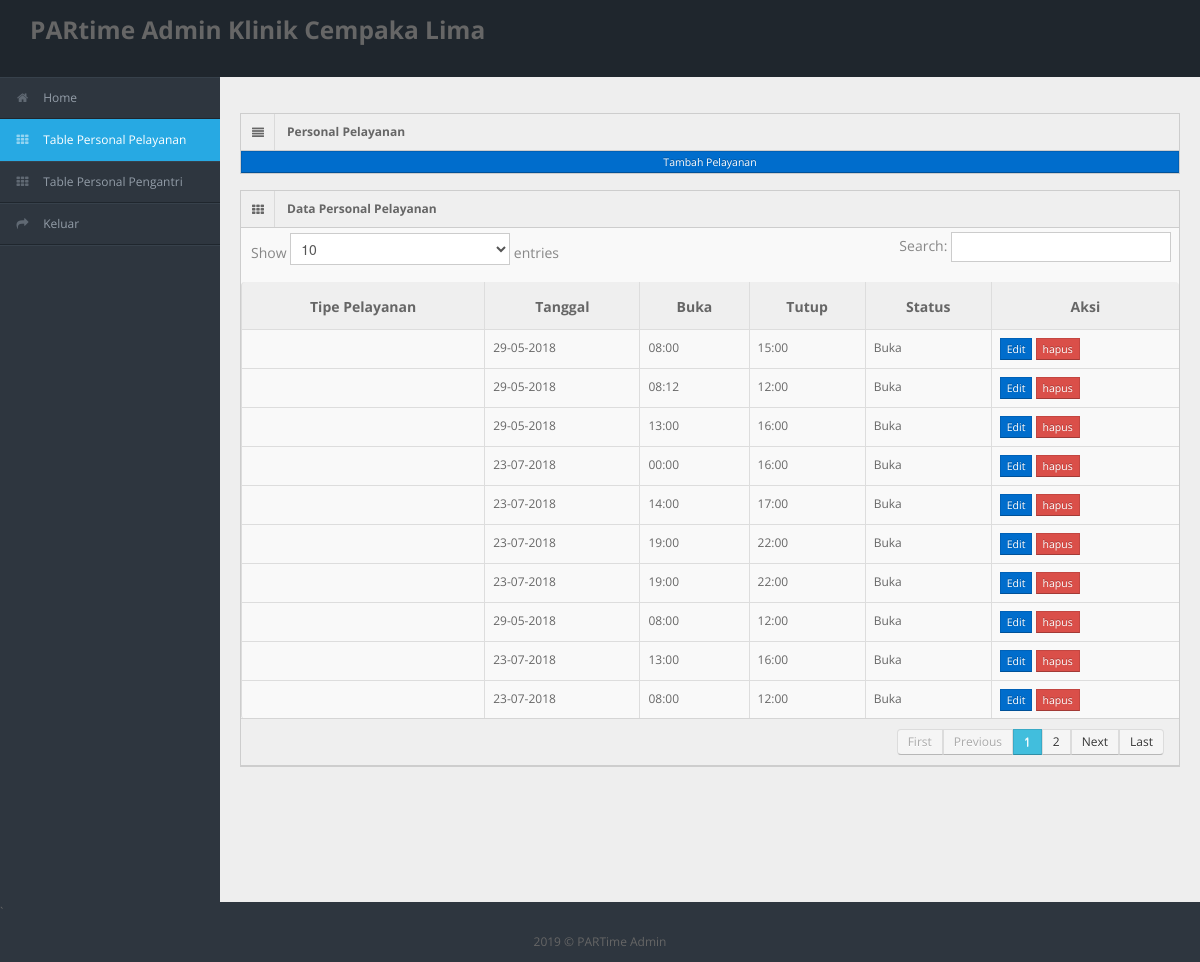
/PARtime2/tables_bank.php (signed in), run on the app's committed database.
### tables this page shows
CREATE TABLE `cempaka` (
  `id` int(100) NOT NULL,
  `nama` varchar(100) DEFAULT NULL,
  `spesialis` varchar(100) DEFAULT NULL,
  `tanggal` date DEFAULT NULL,
  `buka` varchar(100) DEFAULT NULL,
  `tutup` varchar(100) DEFAULT NULL,
  `status` varchar(10) DEFAULT NULL
);

### PARtime2/tables_bank.php (the view, shortened to what this page needs)
<?php
  include ('app/conn.php');
  $tabel = $_SESSION["tabel"];
  	$tomboladd = show;
?>
<div id="header">
  <h3 class="span12"><a>PARtime Admin <?php echo  $_SESSION["titel"] ;  ?></a></h3>
</div>
<div id="sidebar"> <a href="#" class="visible-phone"><i class="icon icon-th"></i>Tables</a>
    <ul>
      <li><a href="index_master_bank.php"><i class="icon icon-home"></i> <span>Home</span></a> </li>
      <li class="active"><a href="tables_bank.php"><i class="icon icon-th"></i> <span>Table Personal Pelayanan</span></a></li>
      <li><a href="pengantri_bank.php"><i class="icon icon-th"></i> <span>Table Personal Pengantri</span></a></li>
      <li> <a onclick="return confirm('Apakah yakin keluar?')" name="keluar" href="app/logout.php"><i class="icon icon-share-alt"></i> <span>Keluar</span></a></li>
    </ul>
</div>
<div id="content">
  <div class="container-fluid">
    <div class="row-fluid">
      <div class="span12">
        <div class="widget-box">
          <div class="widget-title"> <span class="icon"> <i class="icon-align-justify"></i> </span>
            <h5>Personal Pelayanan</h5>
          </div>
            <div class="widget-content nopadding">
				<a href="tables_bank.php?tambah" class="btn btn-primary btn-mini  <?php echo $tomboladd;?>" >Tambah Pelayanan</a>
            </div>
          </div>
        </div>
        <div class="widget-box">
          <div class="widget-title"> <span class="icon"><i class="icon-th"></i></span>
            <h5>Data Personal Pelayanan</h5>
          </div>
          <div class="widget-content nopadding">
            <table class="table table-bordered data-table">
              <thead>
                <tr>
                  <th><h5>Tipe Pelayanan</h5></th>
                  <th><h5>Tanggal</h5></th>
                  <th><h5>Buka</h5></th>
                  <th><h5>Tutup</h5></th>
                  <th><h5>Status</h5></th>
                  <th><h5>Aksi</h5></th>
                </tr>
              </thead>
                  <tbody>
                <?php
                $query = mysqli_query($connect,"SELECT * FROM $tabel" );
                while ($data=mysqli_fetch_array($query))
                {
                  $tanggal = $data['tanggal'];?>
                    <tr class="grade">
                      <td><?php echo $data['type_loket']; ?></td>
                      <td><?php echo date("d-m-Y", strtotime($tanggal));?></td>
                      <td><?php echo $data['buka']; ?></td>
                      <td><?php echo $data['tutup']; ?></td>
                      <td><?php echo $data['status'];?></td>
                      <td><a href="tables_bank.php?edit=<?php echo $data['id']; ?>" class="btn btn-primary btn-mini" >Edit</a>
                          <a onclick="return confirm('Apakah yakin menghapus data?')" <?php echo "href='app/crud_bank.php?delete=$data[id]'"?> class='btn btn-danger btn-mini'>hapus</a>
                      </td>
                    </tr>
                <?php } ?>
                  </tbody>
            </table>
          </div>
        </div>
    </div>
  </div>
</div>
<div class="row-fluid">`
  <div id="footer" class="span12"> <?php echo date("Y");?> &copy; PARTime Admin</div>
</div>

### PARtime2/css/matrix-style.css (style rules this page uses)
* { outline:none !important; -moz-outline: none !important; }
html, body { height:100% }
body { overflow-x: hidden; margin-top: -10px; font-family: 'Open Sans', sans-serif; font-size:12px; color:#666; }
a { color:#666; }
select, textarea, input[type="text"], input[type="password"], input[type="datetime"], input[type="datetime-local"], input[type="date"], input[type="month"], input[type="time"], input[type="week"], input[type="number"], input[type="email"], input[type="url"], input[type="search"], input[type="tel"], input[type="color"], .uneditable-input, .label, .dropdown-menu, .btn, .well, .progress, .table-bordered, .btn-group > .btn:first-child, .btn-group > .btn:last-child, .btn-group > .btn:last-child, .btn-group > .dropdown-toggle, .alert { border-radius:0px; }
.btn, textarea, input[type="text"], input[type="password"], input[type="datetime"], input[type="datetime-local"], input[type="date"], input[type="month"], input[type="time"], input[type="week"], input[type="number"], input[type="email"], input[type="url"], input[type="search"], input[type="tel"], input[type="color"], .uneditable-input { box-shadow:none; }
.progress, .progress-success .bar, .progress .bar-success, .progress-warning .bar, .progress .bar-warning, .progress-danger .bar, .progress .bar-danger, .progress-info .bar, .progress .bar-info, .btn, .btn-primary { background-image:none; }
#footer { padding:10px; text-align:center; }
#header { height: 77px; position: relative; width: 100%; z-index: -9; }
#user-nav > ul > li > a > i, #sidebar li a i { opacity: .5; margin-top: 2px; }
#sidebar { display: block; float: left; position: relative; width: 220px; z-index: 16; }
#sidebar > ul { list-style: none; margin: 0px 0 0; padding: 0; position: absolute; width: 220px; }
#sidebar > ul > li { display: block; position: relative; }
#sidebar > ul > li > a { padding: 10px 0 10px 15px; display: block; color: #939da8; }
#sidebar > ul > li > a > i { margin-right: 10px; }
#sidebar > ul > li.active > a { background: url("../img/menu-active.png") no-repeat scroll right center transparent !important; text-decoration:none; }
#content { background: none repeat scroll 0 0 #eeeeee; margin-left: 220px; margin-right: 0; padding-bottom: 25px; position: relative; min-height:100%; width: auto; }
.container-fluid .row-fluid:first-child { margin-top: 20px; }
.stat-boxes .peity_bar_good, .stat-boxes .peity_line_good, { color: #459D1C; }
.widget-box { background: none repeat scroll 0 0 #F9F9F9; border-left: 1px solid #CDCDCD; border-top: 1px solid #CDCDCD; border-right: 1px solid #CDCDCD; clear: both; margin-top: 16px; margin-bottom: 16px; position: relative; }
.widget-title, .modal-header, .table th, div.dataTables_wrapper .ui-widget-header { background:#efefef; border-bottom: 1px solid #CDCDCD; height: 36px; }
.widget-title span.icon { padding: 9px 10px 7px 11px; float: left; border-right:1px solid #dadada; }
.widget-title h5 { color: #666; float: left; font-size: 12px; font-weight: bold; padding: 12px; line-height: 12px; margin: 0; }
.widget-content { padding:15px; border-bottom: 1px solid #cdcdcd; }
.table th { height: auto; font-size: 10px; padding: 5px 10px 2px; border-bottom: 0; text-align: center; color: #666666; }
.nopadding { padding: 0 !important; }
.nopadding .table { margin-bottom: 0; }
.nopadding .table-bordered { border: 0; }

### PARtime2/css/matrix-media.css (style rules this page uses)
body { background:#2E363F; }
#header { background-color: #1f262d; margin-top:10px; }
#sidebar > ul { border-bottom: 1px solid #37414b }
#sidebar > ul > li { border-top: 1px solid #37414b; border-bottom: 1px solid #1f262d; }
#sidebar > ul > li.active { background-color: #27a9e3; border-bottom: 1px solid #27a9e3; border-top: 1px solid #27a9e3; }
#sidebar > ul > li.active a { color:#fff; text-decoration:none; }

### data on the page
cempaka: tanggal "29-05-2018", buka "08:00", tutup "15:00", status "Buka"
cempaka: tanggal "29-05-2018", buka "08:12", tutup "12:00", status "Buka"
cempaka: tanggal "29-05-2018", buka "13:00", tutup "16:00", status "Buka"
cempaka: tanggal "23-07-2018", buka "00:00", tutup "16:00", status "Buka"
cempaka: tanggal "23-07-2018", buka "14:00", tutup "17:00", status "Buka"
cempaka: tanggal "23-07-2018", buka "19:00", tutup "22:00", status "Buka"
cempaka: tanggal "23-07-2018", buka "19:00", tutup "22:00", status "Buka"
cempaka: tanggal "29-05-2018", buka "08:00", tutup "12:00", status "Buka"
cempaka: tanggal "23-07-2018", buka "13:00", tutup "16:00", status "Buka"
cempaka: tanggal "23-07-2018", buka "08:00", tutup "12:00", status "Buka"

### other printed values
$_SESSION["titel"] "Klinik Cempaka Lima"
